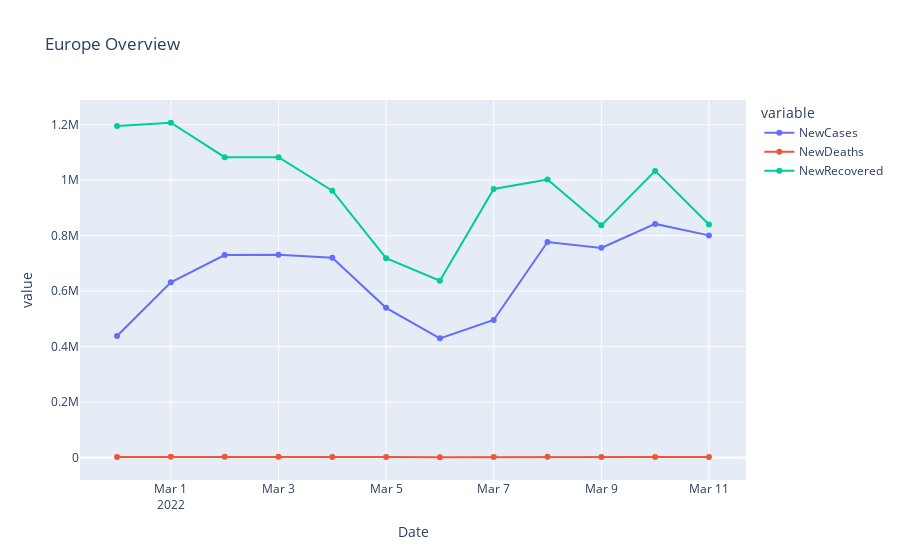
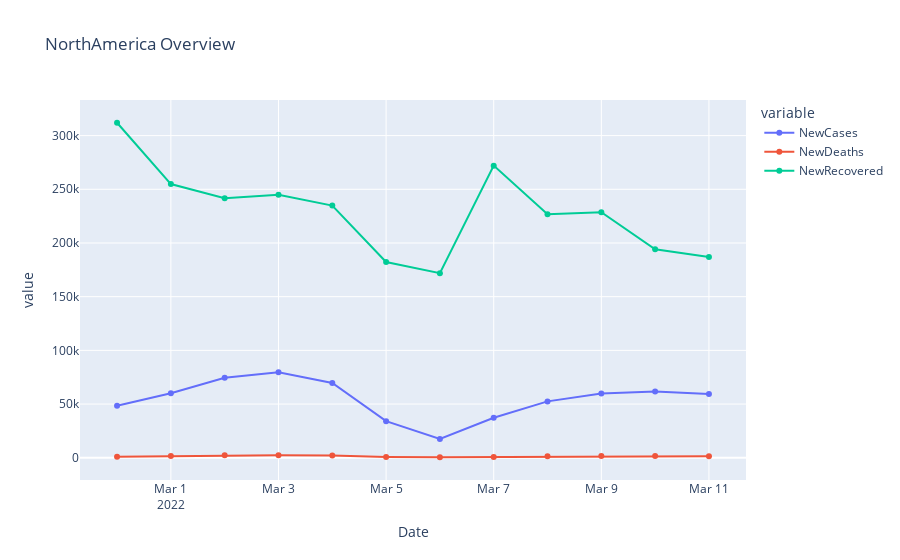
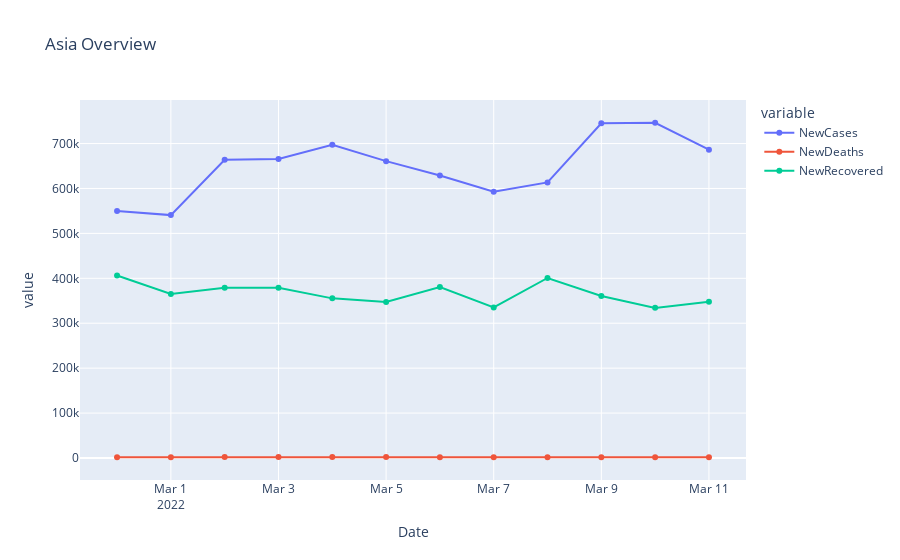
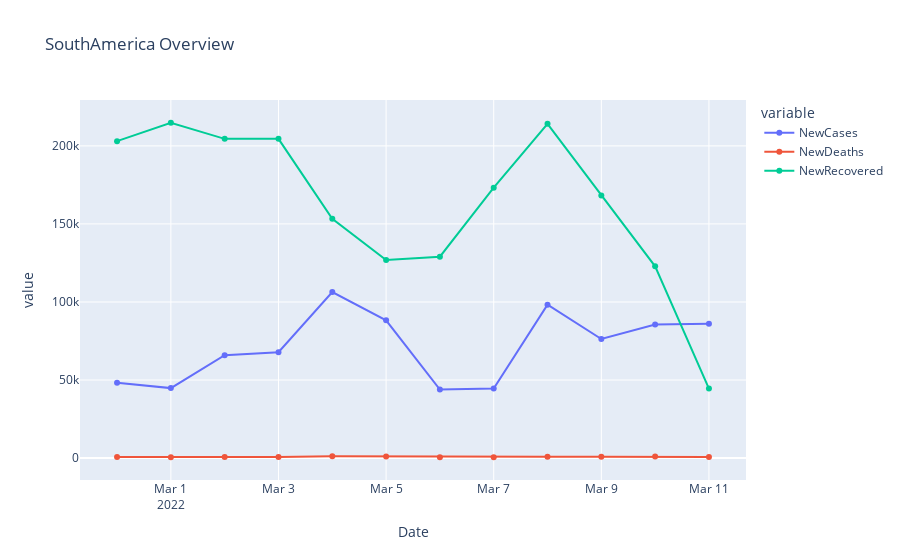

The notebook cell these images were saved under, in order:
### Code cell
for continent in continents:
    continent_df_day = df_covid_by_day_plots[df_covid_by_day_plots['Continent'] == continent]
    
    #continent_df_day.set_index('Date',inplace=True)
    continent_df_day = continent_df_day.groupby(by='Date').sum().reset_index()
    
    title = continent + " Overview"
    fig = px.line(continent_df_day, x="Date", y=['NewCases', 'NewDeaths','NewRecovered'], markers = True, title=title)
    fig.show()

### Figure 1 — Plotly figure (JSON) as saved in the notebook; plotly's stock layout.template omitted (floating-point values rounded to 4 significant figures)
{"data": [{"hovertemplate": "variable=NewCases<br>Date=%{x}<br>value=%{y}<extra></extra>", "legendgroup": "NewCases", "line": {"color": "#636efa", "dash": "solid"}, "marker": {"symbol": "circle"}, "mode": "markers+lines", "name": "NewCases", "orientation": "v", "showlegend": true, "type": "scatter", "x": ["2022-02-28T00:00:00", "2022-03-01T00:00:00", "2022-03-02T00:00:00", "2022-03-03T00:00:00", "2022-03-04T00:00:00", "2022-03-05T00:00:00", "2022-03-06T00:00:00", "2022-03-07T00:00:00", "2022-03-08T00:00:00", "2022-03-09T00:00:00", "2022-03-10T00:00:00", "2022-03-11T00:00:00"], "xaxis": "x", "y": [438608, 631745, 730262, 731256, 720211, 539851, 429928, 496107, 777168, 756033, 842448, 801055], "yaxis": "y"}, {"hovertemplate": "variable=NewDeaths<br>Date=%{x}<br>value=%{y}<extra></extra>", "legendgroup": "NewDeaths", "line": {"color": "#EF553B", "dash": "solid"}, "marker": {"symbol": "circle"}, "mode": "markers+lines", "name": "NewDeaths", "orientation": "v", "showlegend": true, "type": "scatter", "x": ["2022-02-28T00:00:00", "2022-03-01T00:00:00", "2022-03-02T00:00:00", "2022-03-03T00:00:00", "2022-03-04T00:00:00", "2022-03-05T00:00:00", "2022-03-06T00:00:00", "2022-03-07T00:00:00", "2022-03-08T00:00:00", "2022-03-09T00:00:00", "2022-03-10T00:00:00", "2022-03-11T00:00:00"], "xaxis": "x", "y": [2269, 2651, 2628, 2628, 2552, 1888, 1268, 1932, 2982, 2311, 2153, 2147], "yaxis": "y"}, {"hovertemplate": "variable=NewRecovered<br>Date=%{x}<br>value=%{y}<extra></extra>", "legendgroup": "NewRecovered", "line": {"color": "#00cc96", "dash": "solid"}, "marker": {"symbol": "circle"}, "mode": "markers+lines", "name": "NewRecovered", "orientation": "v", "showlegend": true, "type": "scatter", "x": ["2022-02-28T00:00:00", "2022-03-01T00:00:00", "2022-03-02T00:00:00", "2022-03-03T00:00:00", "2022-03-04T00:00:00", "2022-03-05T00:00:00", "2022-03-06T00:00:00", "2022-03-07T00:00:00", "2022-03-08T00:00:00", "2022-03-09T00:00:00", "2022-03-10T00:00:00", "2022-03-11T00:00:00"], "xaxis": "x", "y": [1195673, 1207050, 1082923, 1082923, 962173, 719040, 637883, 968520, 1002120, 837165, 1033432, 840095], "yaxis": "y"}], "layout": {"legend": {"title": {"text": "variable"}, "tracegroupgap": 0}, "title": {"text": "Europe Overview"}, "xaxis": {"anchor": "y", "domain": [0, 1], "title": {"text": "Date"}}, "yaxis": {"anchor": "x", "domain": [0, 1], "title": {"text": "value"}}}}

### Figure 2 — Plotly figure (JSON) as saved in the notebook; plotly's stock layout.template omitted (floating-point values rounded to 4 significant figures)
{"data": [{"hovertemplate": "variable=NewCases<br>Date=%{x}<br>value=%{y}<extra></extra>", "legendgroup": "NewCases", "line": {"color": "#636efa", "dash": "solid"}, "marker": {"symbol": "circle"}, "mode": "markers+lines", "name": "NewCases", "orientation": "v", "showlegend": true, "type": "scatter", "x": ["2022-02-28T00:00:00", "2022-03-01T00:00:00", "2022-03-02T00:00:00", "2022-03-03T00:00:00", "2022-03-04T00:00:00", "2022-03-05T00:00:00", "2022-03-06T00:00:00", "2022-03-07T00:00:00", "2022-03-08T00:00:00", "2022-03-09T00:00:00", "2022-03-10T00:00:00", "2022-03-11T00:00:00"], "xaxis": "x", "y": [48494, 59993, 74462, 79565, 69621, 34089, 17526, 37276, 52481, 59922, 61684, 59310], "yaxis": "y"}, {"hovertemplate": "variable=NewDeaths<br>Date=%{x}<br>value=%{y}<extra></extra>", "legendgroup": "NewDeaths", "line": {"color": "#EF553B", "dash": "solid"}, "marker": {"symbol": "circle"}, "mode": "markers+lines", "name": "NewDeaths", "orientation": "v", "showlegend": true, "type": "scatter", "x": ["2022-02-28T00:00:00", "2022-03-01T00:00:00", "2022-03-02T00:00:00", "2022-03-03T00:00:00", "2022-03-04T00:00:00", "2022-03-05T00:00:00", "2022-03-06T00:00:00", "2022-03-07T00:00:00", "2022-03-08T00:00:00", "2022-03-09T00:00:00", "2022-03-10T00:00:00", "2022-03-11T00:00:00"], "xaxis": "x", "y": [1008, 1692, 2278, 2393, 2031, 734, 450, 634, 1307, 1609, 1605, 1303], "yaxis": "y"}, {"hovertemplate": "variable=NewRecovered<br>Date=%{x}<br>value=%{y}<extra></extra>", "legendgroup": "NewRecovered", "line": {"color": "#00cc96", "dash": "solid"}, "marker": {"symbol": "circle"}, "mode": "markers+lines", "name": "NewRecovered", "orientation": "v", "showlegend": true, "type": "scatter", "x": ["2022-02-28T00:00:00", "2022-03-01T00:00:00", "2022-03-02T00:00:00", "2022-03-03T00:00:00", "2022-03-04T00:00:00", "2022-03-05T00:00:00", "2022-03-06T00:00:00", "2022-03-07T00:00:00", "2022-03-08T00:00:00", "2022-03-09T00:00:00", "2022-03-10T00:00:00", "2022-03-11T00:00:00"], "xaxis": "x", "y": [311972, 254870, 241729, 244869, 234855, 182292, 171862, 272036, 226778, 228602, 194200, 186917], "yaxis": "y"}], "layout": {"legend": {"title": {"text": "variable"}, "tracegroupgap": 0}, "title": {"text": "NorthAmerica Overview"}, "xaxis": {"anchor": "y", "domain": [0, 1], "title": {"text": "Date"}}, "yaxis": {"anchor": "x", "domain": [0, 1], "title": {"text": "value"}}}}

### Figure 3 — Plotly figure (JSON) as saved in the notebook; plotly's stock layout.template omitted (floating-point values rounded to 4 significant figures)
{"data": [{"hovertemplate": "variable=NewCases<br>Date=%{x}<br>value=%{y}<extra></extra>", "legendgroup": "NewCases", "line": {"color": "#636efa", "dash": "solid"}, "marker": {"symbol": "circle"}, "mode": "markers+lines", "name": "NewCases", "orientation": "v", "showlegend": true, "type": "scatter", "x": ["2022-02-28T00:00:00", "2022-03-01T00:00:00", "2022-03-02T00:00:00", "2022-03-03T00:00:00", "2022-03-04T00:00:00", "2022-03-05T00:00:00", "2022-03-06T00:00:00", "2022-03-07T00:00:00", "2022-03-08T00:00:00", "2022-03-09T00:00:00", "2022-03-10T00:00:00", "2022-03-11T00:00:00"], "xaxis": "x", "y": [550075, 540721, 663771, 665479, 697132, 660777, 628950, 592776, 613406, 745049, 746291, 686376], "yaxis": "y"}, {"hovertemplate": "variable=NewDeaths<br>Date=%{x}<br>value=%{y}<extra></extra>", "legendgroup": "NewDeaths", "line": {"color": "#EF553B", "dash": "solid"}, "marker": {"symbol": "circle"}, "mode": "markers+lines", "name": "NewDeaths", "orientation": "v", "showlegend": true, "type": "scatter", "x": ["2022-02-28T00:00:00", "2022-03-01T00:00:00", "2022-03-02T00:00:00", "2022-03-03T00:00:00", "2022-03-04T00:00:00", "2022-03-05T00:00:00", "2022-03-06T00:00:00", "2022-03-07T00:00:00", "2022-03-08T00:00:00", "2022-03-09T00:00:00", "2022-03-10T00:00:00", "2022-03-11T00:00:00"], "xaxis": "x", "y": [1816, 1787, 2004, 2004, 2245, 1960, 1761, 1668, 1796, 1941, 1875, 1677], "yaxis": "y"}, {"hovertemplate": "variable=NewRecovered<br>Date=%{x}<br>value=%{y}<extra></extra>", "legendgroup": "NewRecovered", "line": {"color": "#00cc96", "dash": "solid"}, "marker": {"symbol": "circle"}, "mode": "markers+lines", "name": "NewRecovered", "orientation": "v", "showlegend": true, "type": "scatter", "x": ["2022-02-28T00:00:00", "2022-03-01T00:00:00", "2022-03-02T00:00:00", "2022-03-03T00:00:00", "2022-03-04T00:00:00", "2022-03-05T00:00:00", "2022-03-06T00:00:00", "2022-03-07T00:00:00", "2022-03-08T00:00:00", "2022-03-09T00:00:00", "2022-03-10T00:00:00", "2022-03-11T00:00:00"], "xaxis": "x", "y": [406160, 365353, 378837, 378837, 355344, 347517, 380772, 335291, 400761, 360733, 334194, 347821], "yaxis": "y"}], "layout": {"legend": {"title": {"text": "variable"}, "tracegroupgap": 0}, "title": {"text": "Asia Overview"}, "xaxis": {"anchor": "y", "domain": [0, 1], "title": {"text": "Date"}}, "yaxis": {"anchor": "x", "domain": [0, 1], "title": {"text": "value"}}}}

### Figure 4 — Plotly figure (JSON) as saved in the notebook; plotly's stock layout.template omitted (floating-point values rounded to 4 significant figures)
{"data": [{"hovertemplate": "variable=NewCases<br>Date=%{x}<br>value=%{y}<extra></extra>", "legendgroup": "NewCases", "line": {"color": "#636efa", "dash": "solid"}, "marker": {"symbol": "circle"}, "mode": "markers+lines", "name": "NewCases", "orientation": "v", "showlegend": true, "type": "scatter", "x": ["2022-02-28T00:00:00", "2022-03-01T00:00:00", "2022-03-02T00:00:00", "2022-03-03T00:00:00", "2022-03-04T00:00:00", "2022-03-05T00:00:00", "2022-03-06T00:00:00", "2022-03-07T00:00:00", "2022-03-08T00:00:00", "2022-03-09T00:00:00", "2022-03-10T00:00:00", "2022-03-11T00:00:00"], "xaxis": "x", "y": [48257, 44831, 65916, 67782, 106315, 88234, 43889, 44520, 98227, 76281, 85498, 86119], "yaxis": "y"}, {"hovertemplate": "variable=NewDeaths<br>Date=%{x}<br>value=%{y}<extra></extra>", "legendgroup": "NewDeaths", "line": {"color": "#EF553B", "dash": "solid"}, "marker": {"symbol": "circle"}, "mode": "markers+lines", "name": "NewDeaths", "orientation": "v", "showlegend": true, "type": "scatter", "x": ["2022-02-28T00:00:00", "2022-03-01T00:00:00", "2022-03-02T00:00:00", "2022-03-03T00:00:00", "2022-03-04T00:00:00", "2022-03-05T00:00:00", "2022-03-06T00:00:00", "2022-03-07T00:00:00", "2022-03-08T00:00:00", "2022-03-09T00:00:00", "2022-03-10T00:00:00", "2022-03-11T00:00:00"], "xaxis": "x", "y": [666, 532, 701, 702, 1093, 947, 594, 530, 771, 842, 966, 749], "yaxis": "y"}, {"hovertemplate": "variable=NewRecovered<br>Date=%{x}<br>value=%{y}<extra></extra>", "legendgroup": "NewRecovered", "line": {"color": "#00cc96", "dash": "solid"}, "marker": {"symbol": "circle"}, "mode": "markers+lines", "name": "NewRecovered", "orientation": "v", "showlegend": true, "type": "scatter", "x": ["2022-02-28T00:00:00", "2022-03-01T00:00:00", "2022-03-02T00:00:00", "2022-03-03T00:00:00", "2022-03-04T00:00:00", "2022-03-05T00:00:00", "2022-03-06T00:00:00", "2022-03-07T00:00:00", "2022-03-08T00:00:00", "2022-03-09T00:00:00", "2022-03-10T00:00:00", "2022-03-11T00:00:00"], "xaxis": "x", "y": [203040, 214819, 204507, 204507, 153257, 126908, 129029, 173239, 214119, 168169, 122849, 44497], "yaxis": "y"}], "layout": {"legend": {"title": {"text": "variable"}, "tracegroupgap": 0}, "title": {"text": "SouthAmerica Overview"}, "xaxis": {"anchor": "y", "domain": [0, 1], "title": {"text": "Date"}}, "yaxis": {"anchor": "x", "domain": [0, 1], "title": {"text": "value"}}}}
